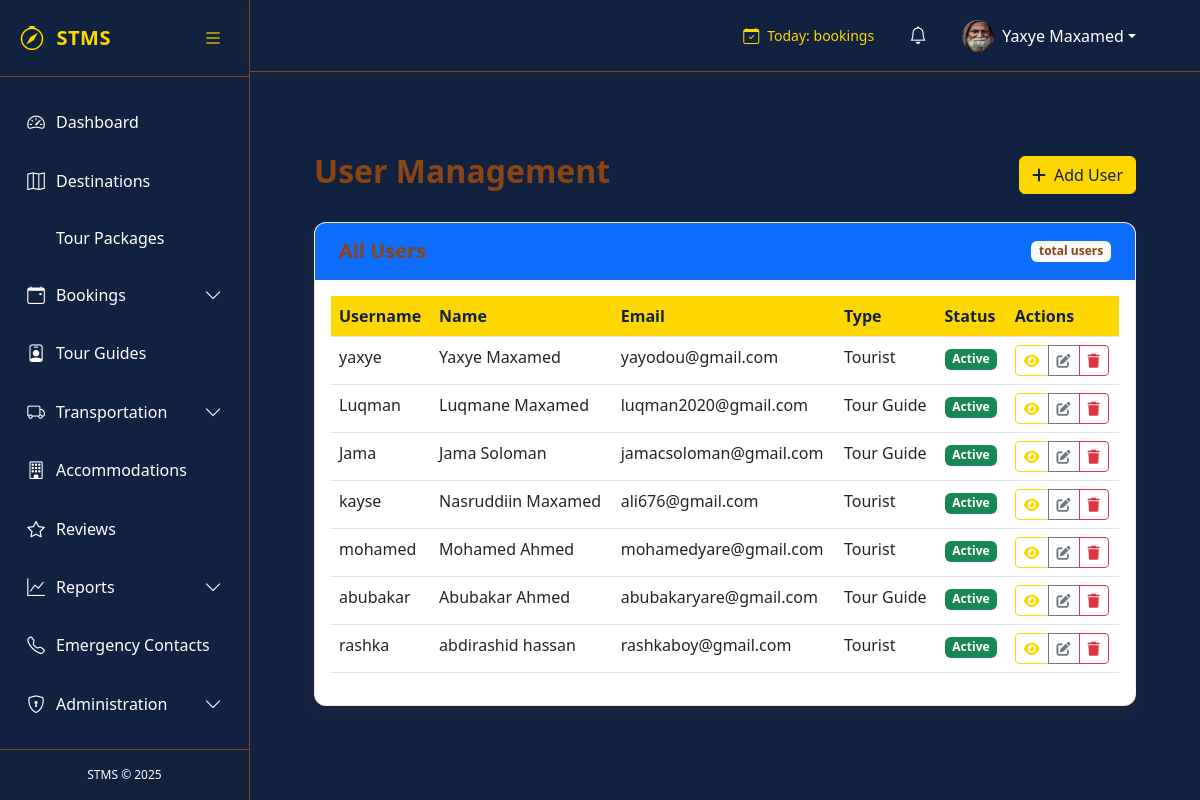
The page /accounts/users/ (signed in) on the database its author committed.
### accounts/models.py (models this page shows, shortened)
class CustomUser(AbstractUser):
    USER_TYPE_CHOICES = (
        ('TOURIST', 'Tourist'),
        ('GUIDE', 'Tour Guide'),
        ('ADMIN', 'System Admin'),
    )
    STATUS_CHOICES = (
        ('PENDING', 'Waiting to approve'),
        ('APPROVED', 'Accepted'),
        ('REJECTED', 'Rejected'),
    )
    user_type = models.CharField(max_length=10, choices=USER_TYPE_CHOICES, default='TOURIST')
    status = models.CharField(max_length=10, choices=STATUS_CHOICES, default='PENDING')
    phone_number = models.CharField(max_length=20, blank=True, null=True)
    profile_picture = models.ImageField(upload_to='profile_pics/', blank=True, null=True)
    date_of_birth = models.DateField(blank=True, null=True)
    nationality = models.CharField(max_length=100, blank=True, null=True)
    preferred_language = models.CharField(max_length=10, blank=True, null=True)
    last_password_change = models.DateTimeField(null=True, blank=True)
    last_logout = models.DateTimeField(null=True, blank=True)
    objects = CustomUserManager()

### accounts/views.py (the view)
# urls.py: path('users/', views.UserListView.as_view(), name='user-list'),
class UserListView(LoginRequiredMixin, UserPassesTestMixin, ListView):
    model = CustomUser
    template_name = 'accounts/user_management/user_list.html'
    context_object_name = 'users'
    def test_func(self):
        return is_admin(self.request.user)

### tms/templates/accounts/user_management/user_list.html (shortened to what this page needs)
{% extends 'base.html' %}
{% load i18n %}
{% block content %}
<div class="container-fluid mt-4">
    <div class="d-flex justify-content-between align-items-center mb-4">
        <h2>{% trans "User Management" %}</h2>
        <a href="{% url 'accounts:user-add' %}" class="btn btn-primary">
            <i class="fas fa-plus me-2"></i>{% trans "Add User" %}
        </a>
    </div>
    <div class="card">
        <div class="card-header bg-primary text-white">
            <div class="d-flex justify-content-between align-items-center">
                <h5 class="mb-0">{% trans "All Users" %}</h5>
                <span class="badge bg-light text-dark">
                    {{ users.paginator.count }} {% trans "total users" %}
                </span>
            </div>
        </div>
        <div class="card-body">
            <div class="table-responsive">
                <table class="table table-hover">
                    <thead>
                        <tr>
                            <th>{% trans "Username" %}</th>
                            <th>{% trans "Name" %}</th>
                            <th>{% trans "Email" %}</th>
                            <th>{% trans "Type" %}</th>
                            <th>{% trans "Status" %}</th>
                            <th>{% trans "Actions" %}</th>
                        </tr>
                    </thead>
                    <tbody>
                        {% for user in users %}
                        <tr>
                            <td>{{ user.username }}</td>
                            <td>{{ user.get_full_name|default:"-" }}</td>
                            <td>{{ user.email }}</td>
                            <td>{{ user.get_user_type_display }}</td>
                            <td>
                                {% if user.is_active %}
                                    <span class="badge bg-success">{% trans "Active" %}</span>
                                {% else %}
                                    <span class="badge bg-danger">{% trans "Inactive" %}</span>
                                {% endif %}
                            </td>
                            <td>
                                <div class="btn-group btn-group-sm">
                                    <a href="{% url 'accounts:user-detail' pk=user.pk %}"
                                       class="btn btn-outline-primary"
                                       title="{% trans 'View details' %}">
                                        <i class="fas fa-eye"></i>
                                    </a>
                                    <a href="{% url 'accounts:user-edit' pk=user.pk %}"
                                       class="btn btn-outline-secondary"
                                       title="{% trans 'Edit' %}">
                                        <i class="fas fa-edit"></i>
                                    </a>
                                    <a href="{% url 'accounts:user-delete' pk=user.pk %}"
                                       class="btn btn-outline-danger"
                                       title="{% trans 'Delete' %}">
                                        <i class="fas fa-trash"></i>
                                    </a>
                                </div>
                            </td>
                        </tr>
                        {% empty %}
                        <tr>
                            <td colspan="6" class="text-center text-muted">
                                {% trans "No users found" %}
                            </td>
                        </tr>
                        {% endfor %}
                    </tbody>
                </table>
            </div>
        </div>
    </div>
</div>
{% endblock %}

### tms/templates/base.html (shortened to what this page needs)
<!DOCTYPE html>
<html lang="en">
<head>
    <link rel="stylesheet" href="https://cdnjs.cloudflare.com/ajax/libs/font-awesome/6.0.0/css/all.min.css">
    <link rel="stylesheet" href="https://cdn.jsdelivr.net/npm/bootstrap-icons@1.8.0/font/bootstrap-icons.css">
    <link href="https://cdn.jsdelivr.net/npm/bootstrap@5.3.0/dist/css/bootstrap.min.css" rel="stylesheet">
    <link rel="stylesheet" href="https://cdnjs.cloudflare.com/ajax/libs/font-awesome/6.0.0/css/all.min.css">
    <link rel="stylesheet" href="https://cdn.jsdelivr.net/npm/bootstrap-icons@1.10.0/font/bootstrap-icons.css">
</head>
<body>
    <div class="d-flex">
        <div class="sidebar" id="sidebar">
            <div class="sidebar-header">
                <a href="{% url 'tms:dashboard' %}" class="sidebar-brand">
                    <i class="bi bi-compass sidebar-brand-icon"></i>
                    <span id="sidebar-title">STMS</span>
                </a>
                <button class="toggle-btn" id="toggle-sidebar">
                    <i class="bi bi-list"></i>
                </button>
            </div>
            <div class="px-2 py-3" style="height: calc(100% - 120px); overflow-y: auto;">
                <ul class="nav flex-column">
                    <li class="nav-item">
                        <a class="nav-link {% if request.resolver_match.url_name == 'dashboard' %}active{% endif %}"
                            href="{% url 'tms:dashboard' %}">
                            <i class="bi bi-speedometer2"></i>
                            <span class="nav-link-text ms-2">Dashboard</span>
                        </a>
                    </li>
                    <li class="nav-item">
                        <a class="nav-link {% if 'destination' in request.resolver_match.url_name %}active{% endif %}"
                            href="{% url 'tms:destination-list' %}">
                            <i class="bi bi-map"></i>
                            <span class="nav-link-text ms-2">Destinations</span>
                        </a>
                    </li>
                    <li class="nav-item">
                        <a class="nav-link {% if 'package' in request.resolver_match.url_name %}active{% endif %}"
                            href="{% url 'tms:package-list' %}">
                            <span class="nav-link-text ms-2">Tour Packages</span>
                        </a>
                    </li>
                    <li class="nav-item">
                        <a class="nav-link {% if 'booking' in request.resolver_match.url_name %}active{% endif %}"
                            data-bs-toggle="collapse" href="#bookingsCollapse">
                            <i class="bi bi-calendar-event"></i>
                            <span class="nav-link-text ms-2">Bookings</span>
                            <i class="bi bi-chevron-down collapse-icon ms-auto"></i>
                        </a>
                    </li>
                    <li class="nav-item">
                        <a class="nav-link {% if 'guide' in request.resolver_match.url_name %}active{% endif %}"
                            href="{% url 'tms:guide-list' %}">
                            <i class="bi bi-person-badge"></i>
                            <span class="nav-link-text ms-2">Tour Guides</span>
                        </a>
                    </li>
                    <li class="nav-item">
                        <a class="nav-link {% if 'vehicle' in request.resolver_match.url_name %}active{% endif %}"
                            data-bs-toggle="collapse" href="#transportCollapse">
                            <i class="bi bi-truck"></i>
                            <span class="nav-link-text ms-2">Transportation</span>
                            <i class="bi bi-chevron-down collapse-icon ms-auto"></i>
                        </a>
                    </li>
                    <li class="nav-item">
                        <a class="nav-link {% if 'accommodation' in request.resolver_match.url_name %}active{% endif %}"
                            href="{% url 'tms:accommodation-list' %}">
                            <i class="bi bi-building"></i>
                            <span class="nav-link-text ms-2">Accommodations</span>
                        </a>
                    </li>
                    <li class="nav-item">
                        <a class="nav-link {% if 'review' in request.resolver_match.url_name %}active{% endif %}"
                            href="{% url 'tms:review-list' %}">
                            <i class="bi bi-star"></i>
                            <span class="nav-link-text ms-2">Reviews</span>
                        </a>
                    </li>
                    <li class="nav-item">
                        <a class="nav-link {% if 'report' in request.resolver_match.url_name %}active{% endif %}"
                            data-bs-toggle="collapse" href="#reportsCollapse">
                            <i class="bi bi-graph-up"></i>
                            <span class="nav-link-text ms-2">Reports</span>
                            <i class="bi bi-chevron-down collapse-icon ms-auto"></i>
                        </a>
                                </li>
                            </ul>
                        </div>
                    <li class="nav-item">
                        <a class="nav-link {% if 'emergency' in request.resolver_match.url_name %}active{% endif %}"
                            href="{% url 'tms:emergency-list' %}">
                            <i class="bi bi-telephone"></i>
                            <span class="nav-link-text ms-2">Emergency Contacts</span>
                        </a>
                    </li>
                    {% if request.user.is_staff or request.user.user_type == 'MINISTRY' %}
                    <li class="nav-item">
                        <a class="nav-link {% if 'admin' in request.resolver_match.url_name %}active{% endif %}"
                            data-bs-toggle="collapse" href="#adminCollapse">
                            <i class="bi bi-shield-lock"></i>
                            <span class="nav-link-text ms-2">Administration</span>
                            <i class="bi bi-chevron-down collapse-icon ms-auto"></i>
                        </a>
                    </li>
                    {% endif %}
            </div>
            <div class="sidebar-footer">
                STMS &copy; {% now "Y" %}
            </div>
        </div>
        <div class="main-content flex-grow-1" id="main-content">
            <nav class="navbar navbar-expand-lg navbar-light border-bottom">
                <div class="container-fluid">
                    <div class="collapse navbar-collapse" id="navbarSupportedContent">
                        <ul class="navbar-nav ms-auto align-items-center">
                            <li class="nav-item me-4">
                                <div class="d-flex align-items-center" style="color: var(--accent-color);">
                                    <i class="bi bi-calendar-check me-2"></i>
                                    <small>Today: <strong>{{ today_bookings }}</strong> bookings</small>
                                </div>
                            </li>
                            <li class="nav-item dropdown me-3">
                                <a class="nav-link position-relative" href="#" id="notificationsDropdown" role="button"
                                    data-bs-toggle="dropdown">
                                    <i class="bi bi-bell"></i>
                                </a>
                            </li>
                            <li class="nav-item dropdown">
                                <a class="nav-link dropdown-toggle d-flex align-items-center" href="#" id="userDropdown"
                                    role="button" data-bs-toggle="dropdown">
                                    {% if request.user.profile_picture %}
                                    <img src="{{ request.user.profile_picture.url }}" class="rounded-circle me-2"
                                        width="32" height="32" alt="Profile">
                                    {% else %}
                                    <div class="avatar-placeholder rounded-circle bg-accent text-dark d-flex align-items-center justify-content-center me-2"
                                        style="width: 32px; height: 32px;">
                                        {{ request.user.first_name|first|upper }}{{ request.user.last_name|first|upper }}
                                    </div>
                                    {% endif %}
                                    <span class="d-none d-md-inline">{{ request.user.get_full_name }}</span>
                                </a>
                                    </li>
                                </ul>
                    </div>
                </div>
            </nav>
            <div class="container-fluid py-4">
                {% block content %}{% endblock %}
            </div>
        </div>
</body>
</html>

### rows shown on the page
CustomUser: user.profile_picture (picture), user.get_full_name "Yaxye Maxamed", username "yaxye", get_full_name "Yaxye Maxamed", email "yayodou@gmail.com", user_type "Tourist"
CustomUser: username "Luqman", get_full_name "Luqmane Maxamed", email "luqman2020@gmail.com", user_type "Tour Guide"
CustomUser: username "Jama", get_full_name "Jama Soloman", email "jamacsoloman@gmail.com", user_type "Tour Guide"
CustomUser: username "kayse", get_full_name "Nasruddiin Maxamed", email "ali676@gmail.com", user_type "Tourist"
CustomUser: username "mohamed", get_full_name "Mohamed Ahmed", email "mohamedyare@gmail.com", user_type "Tourist"
CustomUser: username "abubakar", get_full_name "Abubakar Ahmed", email "abubakaryare@gmail.com", user_type "Tour Guide"
CustomUser: username "rashka", get_full_name "abdirashid hassan", email "rashkaboy@gmail.com", user_type "Tourist"
